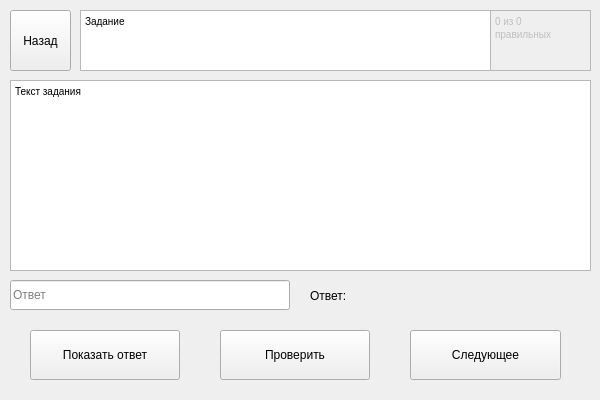
<?xml version="1.0" encoding="UTF-8"?>
<ui version="4.0">
 <class>Form</class>
 <widget class="QWidget" name="Form">
  <property name="geometry">
   <rect>
    <x>0</x>
    <y>0</y>
    <width>600</width>
    <height>400</height>
   </rect>
  </property>
  <property name="windowTitle">
   <string>Form</string>
  </property>
  <widget class="QPushButton" name="backButton">
   <property name="geometry">
    <rect>
     <x>10</x>
     <y>10</y>
     <width>61</width>
     <height>61</height>
    </rect>
   </property>
   <property name="text">
    <string>Назад</string>
   </property>
  </widget>
  <widget class="QPushButton" name="checkButton">
   <property name="geometry">
    <rect>
     <x>220</x>
     <y>330</y>
     <width>150</width>
     <height>50</height>
    </rect>
   </property>
   <property name="text">
    <string>Проверить</string>
   </property>
  </widget>
  <widget class="QLineEdit" name="answerEdit">
   <property name="geometry">
    <rect>
     <x>10</x>
     <y>280</y>
     <width>280</width>
     <height>30</height>
    </rect>
   </property>
   <property name="placeholderText">
    <string>Ответ</string>
   </property>
  </widget>
  <widget class="QTextBrowser" name="titleText">
   <property name="enabled">
    <bool>true</bool>
   </property>
   <property name="geometry">
    <rect>
     <x>80</x>
     <y>10</y>
     <width>411</width>
     <height>61</height>
    </rect>
   </property>
   <property name="html">
    <string>&lt;!DOCTYPE HTML PUBLIC &quot;-//W3C//DTD HTML 4.0//EN&quot; &quot;http://www.w3.org/TR/REC-html40/strict.dtd&quot;&gt;
&lt;html&gt;&lt;head&gt;&lt;meta name=&quot;qrichtext&quot; content=&quot;1&quot; /&gt;&lt;style type=&quot;text/css&quot;&gt;
p, li { white-space: pre-wrap; }
&lt;/style&gt;&lt;/head&gt;&lt;body style=&quot; font-family:'MS Shell Dlg 2'; font-size:7.8pt; font-weight:400; font-style:normal;&quot;&gt;
&lt;p style=&quot; margin-top:0px; margin-bottom:0px; margin-left:0px; margin-right:0px; -qt-block-indent:0; text-indent:0px;&quot;&gt;Задание&lt;/p&gt;
&lt;p style=&quot;-qt-paragraph-type:empty; margin-top:0px; margin-bottom:0px; margin-left:0px; margin-right:0px; -qt-block-indent:0; text-indent:0px;&quot;&gt;&lt;br /&gt;&lt;/p&gt;&lt;/body&gt;&lt;/html&gt;</string>
   </property>
  </widget>
  <widget class="QPushButton" name="showButton">
   <property name="geometry">
    <rect>
     <x>30</x>
     <y>330</y>
     <width>150</width>
     <height>50</height>
    </rect>
   </property>
   <property name="text">
    <string>Показать ответ</string>
   </property>
  </widget>
  <widget class="QPushButton" name="nextButton">
   <property name="geometry">
    <rect>
     <x>410</x>
     <y>330</y>
     <width>151</width>
     <height>50</height>
    </rect>
   </property>
   <property name="text">
    <string>Следующее</string>
   </property>
  </widget>
  <widget class="QTextBrowser" name="statText">
   <property name="enabled">
    <bool>false</bool>
   </property>
   <property name="geometry">
    <rect>
     <x>490</x>
     <y>10</y>
     <width>101</width>
     <height>61</height>
    </rect>
   </property>
   <property name="html">
    <string>&lt;!DOCTYPE HTML PUBLIC &quot;-//W3C//DTD HTML 4.0//EN&quot; &quot;http://www.w3.org/TR/REC-html40/strict.dtd&quot;&gt;
&lt;html&gt;&lt;head&gt;&lt;meta name=&quot;qrichtext&quot; content=&quot;1&quot; /&gt;&lt;style type=&quot;text/css&quot;&gt;
p, li { white-space: pre-wrap; }
&lt;/style&gt;&lt;/head&gt;&lt;body style=&quot; font-family:'MS Shell Dlg 2'; font-size:7.8pt; font-weight:400; font-style:normal;&quot;&gt;
&lt;p style=&quot; margin-top:0px; margin-bottom:0px; margin-left:0px; margin-right:0px; -qt-block-indent:0; text-indent:0px;&quot;&gt;0 из 0&lt;/p&gt;
&lt;p style=&quot; margin-top:0px; margin-bottom:0px; margin-left:0px; margin-right:0px; -qt-block-indent:0; text-indent:0px;&quot;&gt;правильных&lt;/p&gt;&lt;/body&gt;&lt;/html&gt;</string>
   </property>
  </widget>
  <widget class="QLabel" name="ansLabel">
   <property name="geometry">
    <rect>
     <x>310</x>
     <y>280</y>
     <width>281</width>
     <height>31</height>
    </rect>
   </property>
   <property name="font">
    <font>
     <family>MS UI Gothic</family>
    </font>
   </property>
   <property name="text">
    <string>Ответ: </string>
   </property>
  </widget>
  <widget class="QTextBrowser" name="bodyText">
   <property name="geometry">
    <rect>
     <x>10</x>
     <y>80</y>
     <width>581</width>
     <height>191</height>
    </rect>
   </property>
   <property name="html">
    <string>&lt;!DOCTYPE HTML PUBLIC &quot;-//W3C//DTD HTML 4.0//EN&quot; &quot;http://www.w3.org/TR/REC-html40/strict.dtd&quot;&gt;
&lt;html&gt;&lt;head&gt;&lt;meta name=&quot;qrichtext&quot; content=&quot;1&quot; /&gt;&lt;style type=&quot;text/css&quot;&gt;
p, li { white-space: pre-wrap; }
&lt;/style&gt;&lt;/head&gt;&lt;body style=&quot; font-family:'MS Shell Dlg 2'; font-size:7.8pt; font-weight:400; font-style:normal;&quot;&gt;
&lt;p style=&quot; margin-top:0px; margin-bottom:0px; margin-left:0px; margin-right:0px; -qt-block-indent:0; text-indent:0px;&quot;&gt;Текст задания&lt;/p&gt;
&lt;p style=&quot;-qt-paragraph-type:empty; margin-top:0px; margin-bottom:0px; margin-left:0px; margin-right:0px; -qt-block-indent:0; text-indent:0px;&quot;&gt;&lt;br /&gt;&lt;/p&gt;&lt;/body&gt;&lt;/html&gt;</string>
   </property>
  </widget>
 </widget>
 <resources/>
 <connections/>
</ui>
